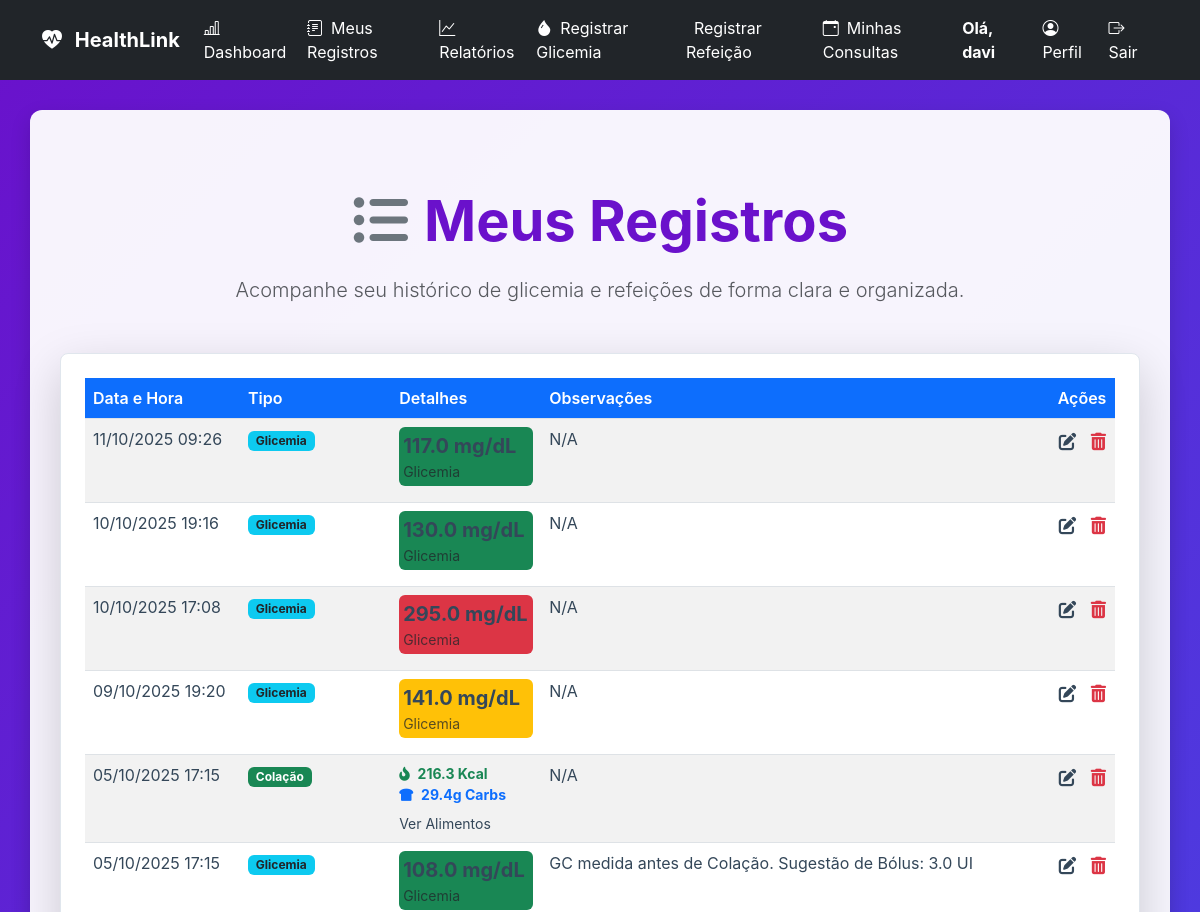
The page /registros (signed in, upper part) on the database as committed earlier.
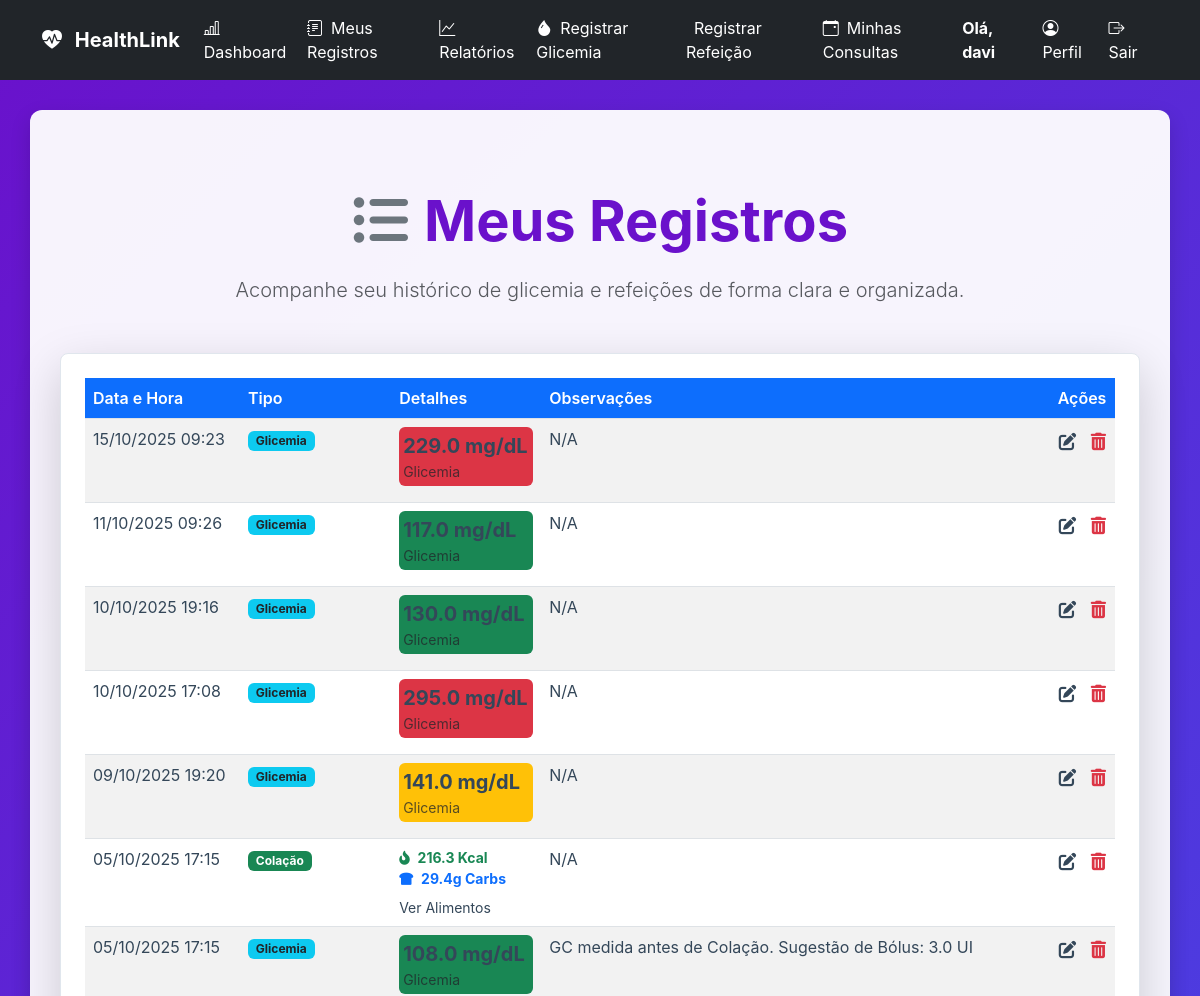
The same page on the database as committed later.
### tables this page shows
CREATE TABLE users (
                    id INTEGER PRIMARY KEY,
                    username TEXT UNIQUE NOT NULL,
                    password_hash TEXT NOT NULL,
                    role TEXT NOT NULL DEFAULT 'paciente',
                    email TEXT,
                    nome TEXT,
                    razao_ic REAL,
                    fator_sensibilidade REAL,
                    data_nascimento TEXT,
                    sexo TEXT
                , nome_completo TEXT, telefone TEXT, medico_id INTEGER, meta_glicemia INTEGER, documento TEXT, crm TEXT, especialidade TEXT, cns TEXT, ric_manha REAL, ric_almoco REAL, ric_jantar REAL, fsi_manha REAL, fsi_almoco REAL, fsi_jantar REAL);

CREATE TABLE registros (
                    id INTEGER PRIMARY KEY,
                    user_id INTEGER NOT NULL,
                    data_hora TEXT NOT NULL,
                    tipo TEXT NOT NULL,
                    valor REAL,
                    observacoes TEXT,
                    alimentos_json TEXT,
                    total_calorias REAL,
                    total_carbs REAL, dose_insulina REAL, dose_aplicada REAL, tipo_medicao TEXT,
                    FOREIGN KEY (user_id) REFERENCES users (id)
                );

CREATE TABLE detalhes_refeicao (
                    registro_id INTEGER PRIMARY KEY,
                    tipo_refeicao TEXT NOT NULL,
                    carboidratos REAL,
                    calorias REAL,
                    alimentos_json TEXT,
                    FOREIGN KEY (registro_id) REFERENCES registros (id)
                );

### app.py (the view)
@app.route('/registros')
@login_required
def registros():
    registros_brutos = db_manager.carregar_registros(current_user.id)
    registros_prontos = formatar_registros_para_exibicao(registros_brutos)
    return render_template(
        'registros.html',
        registros=registros_prontos,
        get_status_class=get_status_class
    )

### app.py (called while the page is built)
def get_status_class(valor_glicemia):
    try:
        valor = float(valor_glicemia)
    except (ValueError, TypeError):
        return 'bg-secondary'
    if valor < 70:
        return 'bg-danger'
    elif 70 <= valor <= 130:
        return 'bg-success'
    elif 130 < valor <= 180:
        return 'bg-warning'
    else:
        return 'bg-danger'

@app.context_processor
def inject_now():
    return {'now': datetime.now}

### database_manager.py (called while the page is built)
    def get_db_connection(self):
        conn = sqlite3.connect(self.db_path)
        conn.execute("PRAGMA foreign_keys = ON;")
        conn.row_factory = sqlite3.Row
        return conn

    def carregar_usuario_por_id(self, user_id):
        conn = self.get_db_connection()
        user_data = conn.execute(
            "SELECT id, username, role, email, nome_completo, razao_ic, fator_sensibilidade, data_nascimento, sexo, telefone, medico_id FROM users WHERE id = ?",
            (user_id,)
        ).fetchone()
        conn.close()
        return dict(user_data) if user_data else None

### models.py (called while the page is built)
    @property
    def is_paciente(self):
        return self.role == 'paciente' or self.role == 'user'

### templates/registros.html (shortened to what this page needs)
{% extends 'base.html' %}
{% block content %}
<div class="container my-5">
    <div class="text-center mb-5">
        <h1 class="display-4 fw-bold">
            <i class="fas fa-list-ul me-3 text-secondary"></i>Meus Registros
        </h1>
        <p class="lead text-muted">Acompanhe seu histórico de glicemia e refeições de forma clara e organizada.</p>
    </div>
    <div class="card p-4 shadow-lg rounded-3">
        <div class="table-responsive">
            <table class="table table-striped table-hover records-table">
                <thead>
                    <tr>
                        <th scope="col" class="text-white bg-primary rounded-top-start">Data e Hora</th>
                        <th scope="col" class="text-white bg-primary">Tipo</th>
                        <th scope="col" class="text-white bg-primary">Detalhes</th>
                        <th scope="col" class="text-white bg-primary">Observações</th>
                        <th scope="col" class="text-white bg-primary rounded-top-end">Ações</th>
                    </tr>
                </thead>
                <tbody>
                    {% if registros %}
                    {% for registro in registros %}
                    <tr>
                        <td>
                            {{ registro.data_hora.strftime('%d/%m/%Y %H:%M') if registro.data_hora else 'N/A' }}
                        </td>
                        <td>
                            {% if registro.is_glicemia and registro.is_refeicao %}
                            <span class="badge bg-success">{{ registro.tipo_exibicao }} + GC</span>
                            {% elif registro.is_glicemia %}
                            <span class="badge bg-info text-dark">{{ registro.tipo_exibicao }}</span>
                            {% elif registro.is_refeicao %}
                            <span class="badge bg-success">{{ registro.tipo_exibicao }}</span>
                            {% else %}
                            {{ registro.tipo }}
                            {% endif %}
                        </td>
                        <td>
                            <div class="d-flex flex-column">
                                {% if registro.is_glicemia %}
                                {% set glicemia_valor = registro.valor | default(0.0) | float %}
                                <div class="glicemia-status {{ get_status_class(glicemia_valor) }} mb-2 p-1 rounded-2">
                                    <span class="fw-bold fs-5">
                                        {{ "{:.1f}".format(glicemia_valor) }} mg/dL
                                    </span>
                                    <small class="text-muted d-block mt-n1">Glicemia</small>
                                </div>
                                {% endif %}
                                {% set total_calorias = registro.total_calorias | default(0.0) | float %}
                                {% set total_carbs = registro.total_carbs | default(0.0) | float %}
                                {% if registro.is_refeicao and (total_calorias > 0 or total_carbs > 0) %}
                                <small class="text-muted
                                    {% if registro.is_glicemia %}mt-2 pt-2 border-top{% endif %}">
                                    <i class="fas fa-fire-alt me-1 text-success"></i>
                                    <span class="fw-bold text-success">{{ "{:.1f}".format(total_calorias) }} Kcal</span>
                                    <br>
                                    <i class="fas fa-bread-slice me-1 text-primary"></i>
                                    <span class="fw-bold text-primary">{{ "{:.1f}".format(total_carbs) }}g Carbs</span>
                                </small>
                                {% set alimentos_json_len = registro.alimentos_json | length if registro.alimentos_json
                                is string else 0 %}
                                {% if registro.alimentos_json is not none and alimentos_json_len > 2 %}
                                <a href="#" class="mt-2 text-decoration-none small" data-bs-toggle="modal"
                                    data-bs-target="#alimentosModal{{ registro.id | string }}">Ver Alimentos</a>
                                {% endif %}
                                {% endif %}
                            </div>
                        </td>
                        <td>{{ registro.observacoes if registro.observacoes else 'N/A' }}</td>
                        <td class="action-buttons text-center">
                            <a href="{{ url_for('editar_registro', id=registro.id) }}"
                                class="btn btn-sm btn-link text-warning p-0 me-2" data-bs-toggle="tooltip"
                                data-bs-placement="top" title="Editar Registro">
                            </a>
                            <form action="{{ url_for('excluir_registro', id=registro.id) }}" method="post"
                                onsubmit="return confirm('Tem certeza que deseja excluir este registro?');"
                                style="display: inline;">
                                <button type="submit" class="btn btn-sm btn-link text-danger p-0"
                                    data-bs-toggle="tooltip" data-bs-placement="top" title="Excluir Registro">
                                </button>
                            </form>
                        </td>
                    </tr>
                    {% endfor %}
                    {% else %}
                    <tr>
                        <td colspan="5" class="text-center text-muted py-4">Nenhum registro encontrado.</td>
                    </tr>
                    {% endif %}
                </tbody>
            </table>
        </div>
    </div>
</div>
{% endblock %}

### templates/base.html (shortened to what this page needs)
<!DOCTYPE html>
<html lang="pt-br">
<head>
    <link href="https://cdn.jsdelivr.net/npm/bootstrap@5.3.0/dist/css/bootstrap.min.css" rel="stylesheet">
    <link href="https://cdn.jsdelivr.net/npm/bootstrap-icons/font/bootstrap-icons.css" rel="stylesheet">
    <link rel="stylesheet" href="https://cdnjs.cloudflare.com/ajax/libs/font-awesome/6.0.0-beta3/css/all.min.css">
    <link rel="stylesheet" href="{{ url_for('static', filename='css/style.css') }}">
</head>
<body>
    <nav class="navbar navbar-expand-lg navbar-dark bg-dark">
        <div class="container">
            <a class="navbar-brand fw-bold" href="{{ url_for('index') }}">
                <i class="bi bi-heart-pulse-fill me-2"></i> HealthLink
            </a>
            <div class="collapse navbar-collapse" id="navbarNav">
                <ul class="navbar-nav me-auto">
                    {% if current_user.is_authenticated %}
                    <li class="nav-item">
                        <a class="nav-link" href="{{ url_for('dashboard') }}">
                            <i class="bi bi-bar-chart-line me-2"></i>Dashboard
                        </a>
                    </li>
                    {% if current_user.is_paciente %}
                    <li class="nav-item">
                        <a class="nav-link" href="{{ url_for('registros') }}">
                            <i class="bi bi-journal-text me-2"></i>Meus Registros
                        </a>
                    </li>
                    <li class="nav-item">
                        <a class="nav-link" href="{{ url_for('relatorios.relatorios_page') }}">
                            <i class="bi bi-graph-up me-2"></i>Relatórios
                        </a>
                    </li>
                    <li class="nav-item">
                        <a class="nav-link" href="{{ url_for('registrar_glicemia') }}">
                            <i class="bi bi-droplet-fill me-2"></i>Registrar Glicemia
                        </a>
                    </li>
                    <li class="nav-item">
                        <a class="nav-link" href="{{ url_for('registrar_refeicao') }}">
                            Registrar Refeição
                        </a>
                    </li>
                    <li class="nav-item">
                        <a class="nav-link" href="{{ url_for('minhas_consultas') }}">
                            <i class="bi bi-calendar-event me-2"></i>Minhas Consultas
                        </a>
                    </li>
                    {% endif %}
                    {% endif %}
                </ul>
                <ul class="navbar-nav">
                    {% if current_user.is_authenticated %}
                    <li class="nav-item me-3 d-flex align-items-center">
                        <span class="navbar-text text-white fw-bold">
                            Olá, {{ current_user.username or current_user.nome_completo }}
                        </span>
                    </li>
                    <li class="nav-item">
                        <a class="nav-link" href="{{ url_for('perfil_paciente', paciente_id=current_user.id) }}">
                            <i class="bi bi-person-circle me-2"></i>Perfil
                        </a>
                    </li>
                    <li class="nav-item">
                        <a class="nav-link text-danger" href="{{ url_for('logout') }}">
                            <i class="bi bi-box-arrow-right me-2"></i>Sair
                        </a>
                    </li>
                    {% endif %}
                </ul>
            </div>
        </div>
    </nav>
    <main id="main-content">
        <div class="container">
            {% block content %}
            {% endblock %}
        </div>
    </main>
</body>
</html>

### static/css/style.css (style rules this page uses)
:root { --primary-color: #007bff; --accent-color: #6a11cb; --text-dark: #344759; --text-light: white; --gradient-bg: linear-gradient(135deg, #6a11cb 0%, #2575fc 100%); --success-color: #28a745; --danger-color: #dc3545; --info-color: #17a2b8; --shadow-sm: 0 2px 4px rgba(0, 0, 0, 0.1); --shadow-lg: 0 8px 20px rgba(0, 0, 0, 0.15); }
body, html { margin: 0; padding: 0; height: 100%; font-family: -apple-system, BlinkMacSystemFont, "Segoe UI", Roboto, "Helvetica Neue", Arial, sans-serif; color: var(--text-dark); }
#app-wrapper, body { background: var(--gradient-bg); min-height: 100vh; }
#main-content { background-color: rgba(255, 255, 255, 0.95); border-radius: 12px; box-shadow: var(--shadow-lg); padding: 30px; margin: 30px auto 50px auto; max-width: 1200px; width: 95%; display: block; }
#main-content .container { max-width: 100%; width: 100%; margin-top: 0; padding: 0; background-color: transparent; }
.navbar-nav .nav-link, .navbar-brand { color: var(--text-light) !important; }
h1, h2, h3 { color: var(--accent-color); margin-top: 0; margin-bottom: 20px; }
.card { background-color: white; border: 1px solid #e0e6ed; border-radius: 8px; box-shadow: var(--shadow-sm); padding: 20px; margin-bottom: 20px; }
.table th { background-color: var(--accent-color); color: white; font-weight: bold; }
.table td { color: var(--text-dark); }
.card a, .card h6, .card p { color: var(--text-dark) !important; background: transparent !important; }
.table thead { background-color: #5d2590; }
.table th { color: white; font-weight: 600; }

Rows that differ between the two databases and show on the page:
added registros: data_hora "15/10/2025 09:23", tipo_exibicao "Glicemia", valor "229.0", observacoes "N/A"
